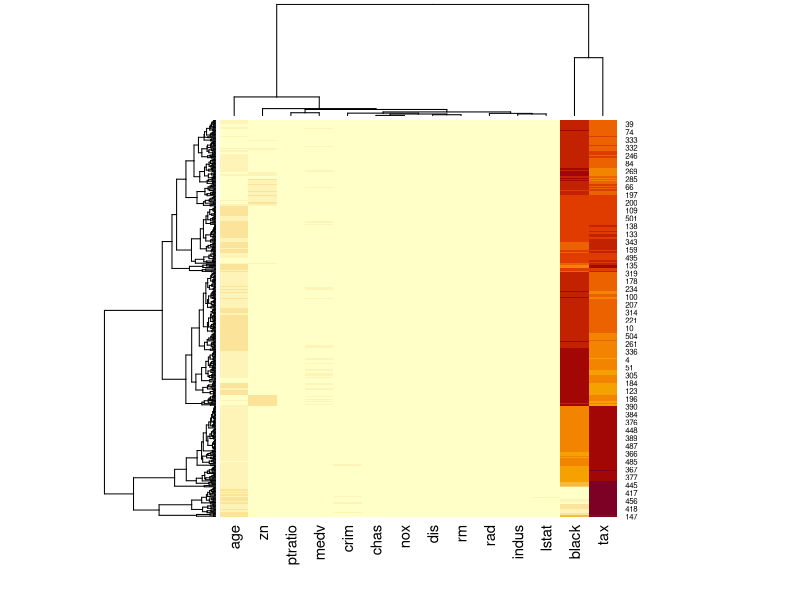

Recreate this plot in R.
library(MASS)
library(dplyr)
# Bostonデータセットのロード
data(Boston)
# ヒートマップのプロット
Boston.mat <- Boston %>% as.matrix
heatmap(Boston.mat)